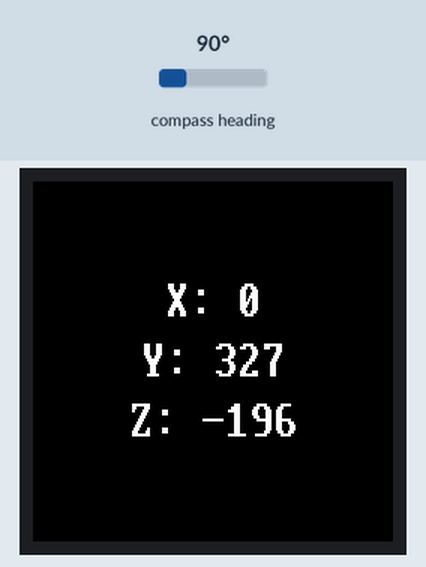
The program below on a simulated Raspberry Pi Pico running MicroPython. Shown: 240×240 colour display. The inputs (shaded band) are chosen by the test bench; at power-on: compass heading 90°. Library files of the repository ran but are not shown: vga1_8x16.py, vga1_bold_16x32.py; what the program prints to the serial console is not drawn. At 0.3 s the program stops and its outputs stay as they are.

Above: at 0.4 s.

The program:

06-display-compass-values.py
```python
import machine
import struct
import time
import config

# Lab 06: Display Compass Values (One-Shot)
# Combines labs 04 and 05: reads the HMC5883L once and shows X, Y, Z as
# three integers on the round display, then stops. Both the I2C wiring
# (GPIO12/13) and the display wiring (GPIO2-6) have to be correct for
# this one to work.

# The HMC5883L's hardware I2C reads on this Pico return OSError 5 (EIO)
# even though a scan (lab 03) finds the chip fine - a clock-stretching
# quirk with this chip on the RP2040's hardware I2C peripheral.
# machine.SoftI2C (bit-banged) reads it reliably instead.
i2c = machine.SoftI2C(scl=machine.Pin(config.I2C_SCL_PIN),
                       sda=machine.Pin(config.I2C_SDA_PIN), freq=400000)

i2c.writeto_mem(config.HMC5883L_ADDRESS, config.CONFIG_A, bytes([0x70]))
i2c.writeto_mem(config.HMC5883L_ADDRESS, config.CONFIG_B, bytes([0x20]))
i2c.writeto_mem(config.HMC5883L_ADDRESS, config.MODE, bytes([0x01]))  # single-shot
time.sleep_ms(100)

data = i2c.readfrom_mem(config.HMC5883L_ADDRESS, config.DATA_START, 6)
x, z, y = struct.unpack(">hhh", data)

display = config.init_display()
display.fill(config.BLACK)
# Three rows of the big 16x32 font, stacked and centered on CENTER_Y.
ROW_Y = (64, 104, 144)
lines = ("X: {}".format(x), "Y: {}".format(y), "Z: {}".format(z))
for text, row_y in zip(lines, ROW_Y):
    text_x = config.CENTER_X - (len(text) * 16) // 2
    display.text(config.BIG_FONT, text, text_x, row_y, config.WHITE, config.BLACK)

print("X:", x, "Y:", y, "Z:", z)
print("Done - check the display.")
```

config.py
```python
# Hardware configuration for the Smartwatch Compass (HMC5883L + GC9A01) kit.
# Every numbered lab in this folder imports its pins from here instead of
# hardcoding them, so the whole kit only needs to be described in one place.
#
# This kit pairs two boards already used elsewhere in this repo:
#   - the GC9A01 round display, wired exactly like the confirmed-working
#     "pico" wiring in src/kits/max98357a-amp/config.py (SPI0, GPIO2-6)
#   - the HMC5883L compass, the same chip as src/kits/compass-hmc5883l, but
#     moved off I2C1 (GPIO10/11) onto I2C0 (GPIO12/13) because GPIO2/3 are
#     now spoken for by the display's SPI clock/data lines.

from machine import Pin, SPI
import gc9a01
import vga1_8x16 as FONT           # 8x16 - no built-in font on this driver
import vga1_bold_16x32 as BIG_FONT  # 16x32 - readable from across the room, 15 chars max

# ---------------------------------------------------------------------------
# GC9A01 round display (240x240, SPI0)
# ---------------------------------------------------------------------------
#   Module pin   Pico pin
#   ----------   --------
#   SCL / CLK    GP2
#   SDA / MOSI   GP3
#   DC           GP4
#   CS           GP5
#   RST          GP6
#   VCC          3V3
#   GND          GND
WIDTH = 240
HEIGHT = 240
SPI_ID = 0
SCK_PIN = 2
MOSI_PIN = 3
DC_PIN = 4
CS_PIN = 5
RES_PIN = 6
BAUDRATE = 60_000_000

# RGB565: five bits of red, six of green, five of blue.
BLACK = 0x0000
WHITE = 0xFFFF
RED = 0xF800
GREEN = 0x07E0
BLUE = 0x001F

# The geometry of a round screen: the driver addresses a 240x240 square,
# but only the circle inscribed in it is visible. Keep drawing inside
# SAFE_RADIUS - the last few pixels out toward RADIUS sit under the bezel.
CENTER_X = WIDTH // 2   # 120
CENTER_Y = HEIGHT // 2  # 120
RADIUS = WIDTH // 2     # 120 -- the physical edge of the glass
SAFE_RADIUS = 112


def init_display():
    """Start the SPI bus and the GC9A01. Returns the display object.

    There is no frame buffer on this driver - every drawing call goes
    straight to the glass, and there is no show() to call afterwards."""
    spi = SPI(SPI_ID, baudrate=BAUDRATE, sck=Pin(SCK_PIN), mosi=Pin(MOSI_PIN))
    return gc9a01.GC9A01(
        spi,
        dc=Pin(DC_PIN, Pin.OUT),
        cs=Pin(CS_PIN, Pin.OUT),
        reset=Pin(RES_PIN, Pin.OUT),
        rotation=0)


# ---------------------------------------------------------------------------
# HMC5883L compass (I2C0)
# ---------------------------------------------------------------------------
#   VCC  -> Pico 3.3V OUT
#   GND  -> Pico GND
#   SDA  -> GPIO12 (I2C0 SDA)
#   SCL  -> GPIO13 (I2C0 SCL)
I2C_SDA_PIN = 12
I2C_SCL_PIN = 13
I2C_BUS = 0
HMC5883L_ADDRESS = 0x1E  # 30 decimal, fixed on this chip

CONFIG_A = 0x00
CONFIG_B = 0x01
MODE = 0x02
DATA_START = 0x03

# GP25 is the onboard LED on a Raspberry Pi Pico. Lab 02 blinks it.
LED_PIN = 25
```
